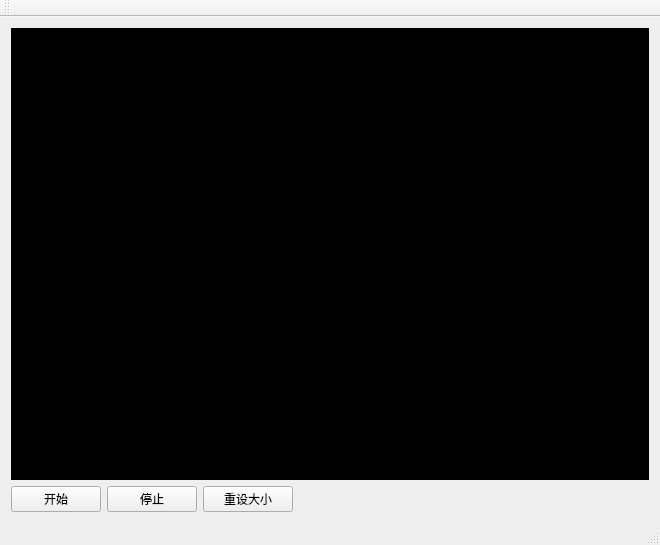
<?xml version="1.0" encoding="UTF-8"?>
<ui version="4.0">
 <class>MainWindow</class>
 <widget class="QMainWindow" name="MainWindow">
  <property name="geometry">
   <rect>
    <x>0</x>
    <y>0</y>
    <width>660</width>
    <height>545</height>
   </rect>
  </property>
  <property name="windowTitle">
   <string>MainWindow</string>
  </property>
  <widget class="QWidget" name="centralWidget">
   <layout class="QGridLayout" name="gridLayout">
    <item row="0" column="0" colspan="4">
     <widget class="QLabel" name="label">
      <property name="sizePolicy">
       <sizepolicy hsizetype="Ignored" vsizetype="Ignored">
        <horstretch>0</horstretch>
        <verstretch>0</verstretch>
       </sizepolicy>
      </property>
      <property name="styleSheet">
       <string notr="true">background-color: rgb(0, 0, 0);</string>
      </property>
      <property name="text">
       <string/>
      </property>
     </widget>
    </item>
    <item row="1" column="0">
     <widget class="QPushButton" name="pushButton">
      <property name="maximumSize">
       <size>
        <width>90</width>
        <height>16777215</height>
       </size>
      </property>
      <property name="text">
       <string>开始</string>
      </property>
     </widget>
    </item>
    <item row="1" column="2">
     <widget class="QPushButton" name="pushButton_2">
      <property name="maximumSize">
       <size>
        <width>90</width>
        <height>16777215</height>
       </size>
      </property>
      <property name="text">
       <string>重设大小</string>
      </property>
     </widget>
    </item>
    <item row="1" column="1">
     <widget class="QPushButton" name="pushButton_3">
      <property name="maximumSize">
       <size>
        <width>90</width>
        <height>16777215</height>
       </size>
      </property>
      <property name="text">
       <string>停止</string>
      </property>
     </widget>
    </item>
   </layout>
  </widget>
  <widget class="QMenuBar" name="menuBar">
   <property name="geometry">
    <rect>
     <x>0</x>
     <y>0</y>
     <width>660</width>
     <height>26</height>
    </rect>
   </property>
  </widget>
  <widget class="QToolBar" name="mainToolBar">
   <attribute name="toolBarArea">
    <enum>TopToolBarArea</enum>
   </attribute>
   <attribute name="toolBarBreak">
    <bool>false</bool>
   </attribute>
  </widget>
  <widget class="QStatusBar" name="statusBar"/>
 </widget>
 <layoutdefault spacing="6" margin="11"/>
 <resources/>
 <connections/>
</ui>
